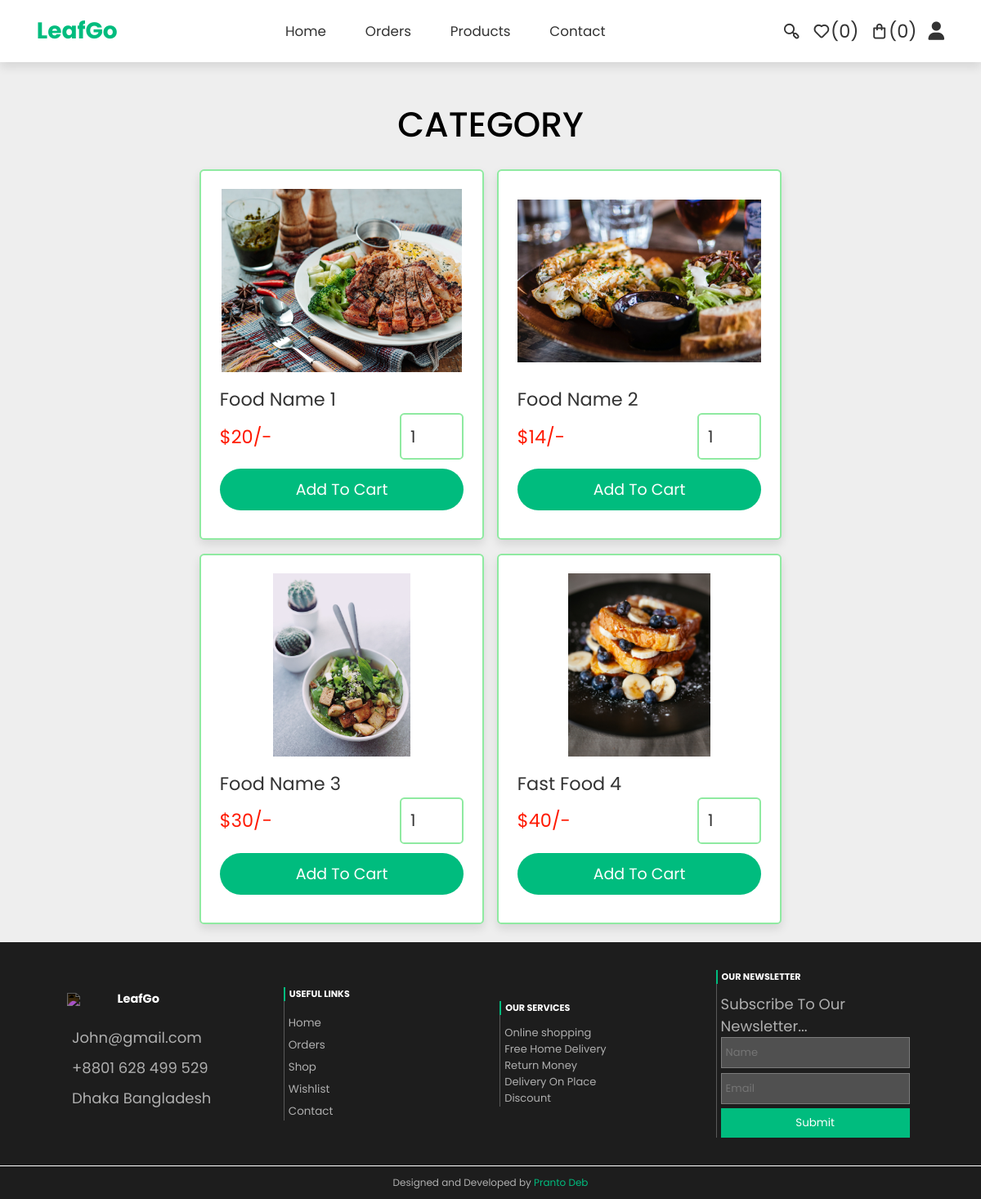
The app's page /category.php with its own data.
### tables this page shows
CREATE TABLE `products` (
  `id` int(100) NOT NULL,
  `name` varchar(100) NOT NULL,
  `details` varchar(500) NOT NULL,
  `price` int(10) NOT NULL,
  `image_01` varchar(100) NOT NULL,
  `image_02` varchar(100) NOT NULL,
  `image_03` varchar(100) NOT NULL
);

### category.php (the view, shortened to what this page needs)
<?php
include 'components/connect.php';
?>
<!DOCTYPE html>
<html lang="en">
<head>
   <link rel="stylesheet" href="https://cdnjs.cloudflare.com/ajax/libs/font-awesome/6.1.1/css/all.min.css">
   <link rel="stylesheet" href="https://unicons.iconscout.com/release/v4.0.0/css/line.css">
   <link rel="stylesheet" href="css/style.css">
   <link rel="stylesheet" href="./main.css">
</head>
<body>
<?php include 'components/user_header.php'; ?>
<section class="products">
   <h1 class="heading">category</h1>
   <div class="box-container">
   <?php
     $category = $_GET['category'];
     $select_products = $conn->prepare("SELECT * FROM `products` WHERE name LIKE '%{$category}%'");
     $select_products->execute();
     if($select_products->rowCount() > 0){
      while($fetch_product = $select_products->fetch(PDO::FETCH_ASSOC)){
   ?>
   <form action="" method="post" class="box">
      <img src="uploaded_img/<?= $fetch_product['image_01']; ?>" alt="">
      <div class="name"><?= $fetch_product['name']; ?></div>
      <div class="flex">
         <div class="price"><span>$</span><?= $fetch_product['price']; ?><span>/-</span></div>
         <input type="number" name="qty" class="qty" min="1" max="99" onkeypress="if(this.value.length == 2) return false;" value="1">
      </div>
      <input type="submit" value="add to cart" class="btn" name="add_to_cart">
   </form>
   <?php
      }
   }else{
      echo '<p class="empty">no products found!</p>';
   }
   ?>
   </div>
</section>
<?php include 'components/footer.php'; ?>
</body>
</html>

### css/style.css (style rules this page uses)
:root { --main-color:#00bc7e; --greenLight:#8feaa1; --redLight:#ea8f8f; --orange:#f39c12; --red:#ff1900; --black:#333; --white:#fff; --light-color:#666; --light-bg:#eee; --border:.2rem solid var(--greenLight); --box-shadow:0 .5rem 1rem rgba(0,0,0,.1); }
* { font-family: 'Poppins', sans-serif; margin:0; padding:0; box-sizing: border-box; outline: none; border:none; text-decoration: none; }
::placeholder { text-transform: capitalize; font-size: 13px; }
html { overflow-x: hidden; }
body { background-color: var(--light-bg); }
section { padding: 4rem 0 2rem; max-width: 80%; margin:0 auto; }
html { font-size: 70%; }
.heading { font-size: 3.8rem; margin-bottom: 2rem; text-align: center; text-transform: uppercase; font-weight: 500; }
.btn, .delete-btn, .option-btn { display: block; width: 100%; margin-top: 1rem; border-radius: 3rem; padding:1rem 3rem; font-size: 1.7rem; text-transform: capitalize; color:var(--white); cursor: pointer; text-align: center; }
.btn { background-color: var(--main-color); }
.products .box-container { display: grid; grid-template-columns: repeat(auto-fit, 33rem); gap:1.5rem; justify-content: center; align-items: flex-start; }
.products .box-container .box { position: relative; background-color: var(--white); box-shadow: var(--box-shadow); border-radius: .5rem; border:var(--border); padding:2rem; overflow: hidden; }
.products .box-container .box img { height: 20rem; width: 100%; object-fit: contain; margin-bottom: 1rem; }
.products .box-container .box .name { font-size: 2rem; color:var(--black); }
.products .box-container .box .flex { display: flex; align-items: center; gap:1rem; }
.products .box-container .box .flex .qty { width: 7rem; padding:1rem; border:var(--border); font-size: 1.8rem; color:var(--black); border-radius: .5rem; }
.products .box-container .box .flex .price { font-size: 2rem; color:var(--red); margin-right: auto; }
.products .box-container { display: grid; grid-template-columns: repeat(auto-fit, 31rem); gap: 1.5rem; justify-content: center; align-items: flex-start; }

### main.css (style rules this page uses)
:root { --primaryColor: rgb(0, 188, 126); --primaryHover: rgb(5, 151, 103); --secondaryColor: rgb(0, 26, 80); --secondaryHover: rgb(2, 36, 107); --textColor: rgb(255, 255, 255); --footerBgColor: rgb(29, 29, 29); --paragraphColor: rgb(175, 175, 175); --greyBG: rgb(246, 246, 246); --light-bg:#eee; }
* { padding: 0; margin: 0; -webkit-box-sizing: border-box; box-sizing: border-box; font-family: "Poppins", sans-serif; }
html { scroll-behavior: smooth; }
img { width: 100%; }
.btn { margin: 1rem 0; }

### records on screen
products: image_01 (picture), name "Food Name 1", price "20"
products: image_01 (picture), name "Food Name 2", price "14"
products: image_01 (picture), name "Food Name 3", price "30"
products: image_01 (picture), name "Fast Food 4", price "40"

### other values on screen
$total_wishlist_counts "0"
$total_cart_counts "0"
